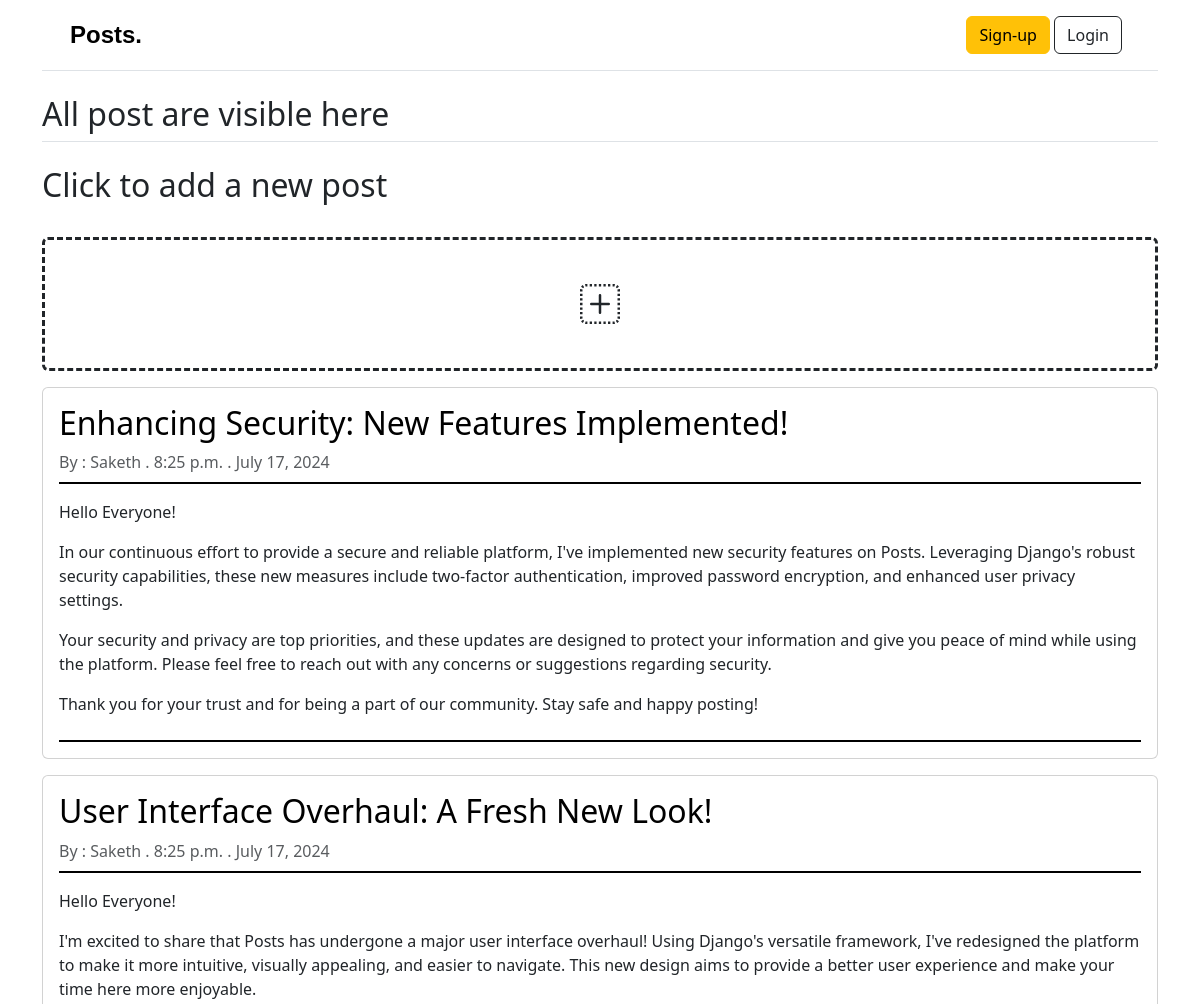
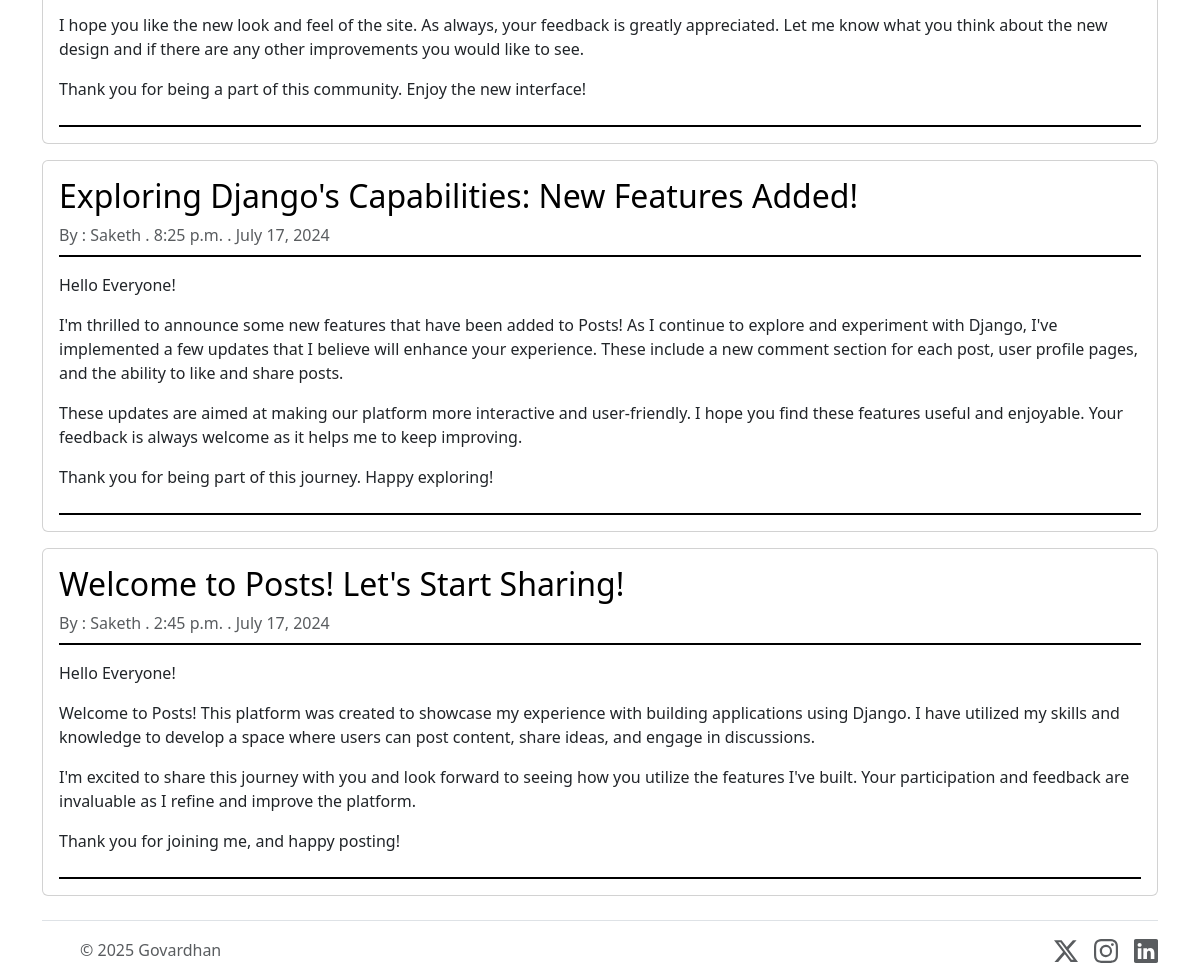
The page / on the database its author committed (2 pictures, top to bottom).
### startBlog/models.py (models this page shows, shortened)
class Post(models.Model):
    title = models.CharField(max_length=255)
    author = models.ForeignKey(User, on_delete=models.CASCADE)
    body = models.TextField()
    postDate = models.DateField(auto_now_add=True)
    postTime = models.TimeField(auto_now_add=True)

### startBlog/views.py (the view)
class HomeView(ListView):
    model = Post
    template_name = 'home.html'
    ordering = ['-postTime', '-postDate']

### startBlog/templates/home.html (shortened to what this page needs)
{% extends 'nonLoginBase.html' %}
{% block content %}
    <p class="h2 pb-2 my-4 border-bottom">All post are visible here</p>
    <p class="h2 pb-2 my-4">Click to add a new post</p>
    <a href="{% url 'addPost' %}">
        <div class="card my-3 pbox" style="border: dashed;" onclick="">
            <div class="card-body d-flex align-items-center justify-content-center" style="max-height: 10rem; min-height: 8rem;">
            </div>
        </div>
    </a>
    {% for post in object_list %}
    <div class="card my-3">
        <div class="card-body">
            <h2 class="card-title"><a href="{% url 'articleDetail' post.pk %}" class="text-decoration-none link-body-emphasis"> {{ post.title }} </a></h2>
            <p class="card-subtitle text-body-secondary mt-2 pb-2 border-2 border-black border-bottom">By : {{ post.author }} . {{ post.postTime }} . {{post.postDate}}</p>
            <p class="card-text"> {{ post.body|linebreaks }} </p>
            <p class="card-subtitle text-body-primary mt-2 pb-2 border-2 border-black border-bottom"></p>
        </div>
    </div>
    {% endfor %}
{% endblock %}

### startBlog/templates/nonLoginBase.html (shortened to what this page needs)
<!DOCTYPE html>
<html lang="en">
<head>
    <link href="https://cdn.jsdelivr.net/npm/bootstrap@5.3.3/dist/css/bootstrap.min.css" rel="stylesheet">
</head>
<body>
  <div class="container">
    <header class="p-3 border-bottom">
      <div class="container">
        <div class="d-flex flex-wrap align-items-center justify-content-center justify-content-lg-start">
          <a href="{% url 'home' %}" class="d-flex align-items-center mb-3 mb-md-0 me-md-auto link-body-emphasis text-decoration-none">
            <span class="fs-4 headName">Posts.</span>
          </a>
          <div class="text-end">
            {% if user.is_authenticated %}
              <form action="{% url 'logout' %}" method="post" style="display:inline;">
                {% csrf_token %}
                <button type="submit" class="btn btn-outline-dark me-2">Logout</button>
              </form>
            {% else %}
              <a href="{% url 'register' %}" class="text-decoration-none link-body-emphasis"><button type="button" class="btn btn-warning">Sign-up</button></a>
              <a href="{% url 'login' %}" class="text-decoration-none link-body-emphasis"><button type="button" class="btn btn-outline-dark me-2">Login</button></a>
            {% endif %}
          </div>
        </div>
      </div>
    </header>
  </div>
  <div class="container">
  {% block content %}
  {% endblock %}
  </div>
  <div class="container">
    <footer class="d-flex flex-wrap justify-content-between align-items-center py-3 mt-4 border-top">
        <div class="col-md-4 d-flex align-items-center">
            <a href="/" class="mb-3 me-2 mb-md-0 text-body-secondary text-decoration-none lh-1">
            <svg class="bi" width="30" height="24"><use xlink:href="#bootstrap"></use></svg>
            </a>
            <span class="mb-3 mb-md-0 text-body-secondary">&copy; <span id="year"></span> Govardhan</span>
        </div>
        <ul class="nav col-md-4 justify-content-end list-unstyled d-flex">
            <li class="ms-3"><a class="text-body-secondary" href="#">
                <svg xmlns="http://www.w3.org/2000/svg" width="24" height="24" fill="currentColor" class="bi bi-twitter-x" viewBox="0 0 16 16">
                    <path d="M12.6.75h2.454l-5.36 6.142L16 15.25h-4.937l-3.867-5.07-4.425 5.07H.316l5.733-6.57L0 .75h5.063l3.495 4.633L12.601.75Zm-.86 13.028h1.36L4.323 2.145H2.865z"/>
                </svg>
            </a></li>
            <li class="ms-3"><a class="text-body-secondary" href="#">
            </a></li>
            <li class="ms-3"><a class="text-body-secondary" href="#">
            </a></li>
        </ul>
    </footer>
  </div>
</body>
</html>

### startBlog/templates/nonLoginBase.html (style rules this page uses)
.headName { font-family: "Yanone Kaffeesatz", sans-serif; font-optical-sizing: auto; font-weight: 600; font-style: normal; }
.pbox { border: black dashed; transition: all 0.3s ease-in; }

### rows shown on the page
Post: title "Enhancing Security: New Features Implemented!", author "Saketh", postTime "8:25 p.m.", postDate "July 17, 2024", body "Hello Everyone! In our continuous effort to provide a secure and reliable platform, I've implemented new security features on Posts. Leveraging Django's robust security capabilities, these new measures include two-factor authentication, improved password encryption, and enhanced user privacy settings. Your security and privacy are top priorities, and these updates are designed to protect your information and give you peace of mind while using the platform. Please feel free to reach out with any concerns or suggestions regarding security. Thank you for your trust and for being a part of our community. Stay safe and happy posting!"
Post: title "User Interface Overhaul: A Fresh New Look!", author "Saketh", postTime "8:25 p.m.", postDate "July 17, 2024", body "Hello Everyone! I'm excited to share that Posts has undergone a major user interface overhaul! Using Django's versatile framework, I've redesigned the platform to make it more intuitive, visually appealing, and easier to navigate. This new design aims to provide a better user experience and make your time here more enjoyable. I hope you like the new look and feel of the site. As always, your feedback is greatly appreciated. Let me know what you think about the new design and if there are any other improvements you would like to see. Thank you for being a part of this community. Enjoy the new interface!"
Post: title "Exploring Django's Capabilities: New Features Added!", author "Saketh", postTime "8:25 p.m.", postDate "July 17, 2024", body "Hello Everyone! I'm thrilled to announce some new features that have been added to Posts! As I continue to explore and experiment with Django, I've implemented a few updates that I believe will enhance your experience. These include a new comment section for each post, user profile pages, and the ability to like and share posts. These updates are aimed at making our platform more interactive and user-friendly. I hope you find these features useful and enjoyable. Your feedback is always welcome as it helps me to keep improving. Thank you for being part of this journey. Happy exploring!"
Post: title "Welcome to Posts! Let's Start Sharing!", author "Saketh", postTime "2:45 p.m.", postDate "July 17, 2024", body "Hello Everyone! Welcome to Posts! This platform was created to showcase my experience with building applications using Django. I have utilized my skills and knowledge to develop a space where users can post content, share ideas, and engage in discussions. I'm excited to share this journey with you and look forward to seeing how you utilize the features I've built. Your participation and feedback are invaluable as I refine and improve the platform. Thank you for joining me, and happy posting!"
